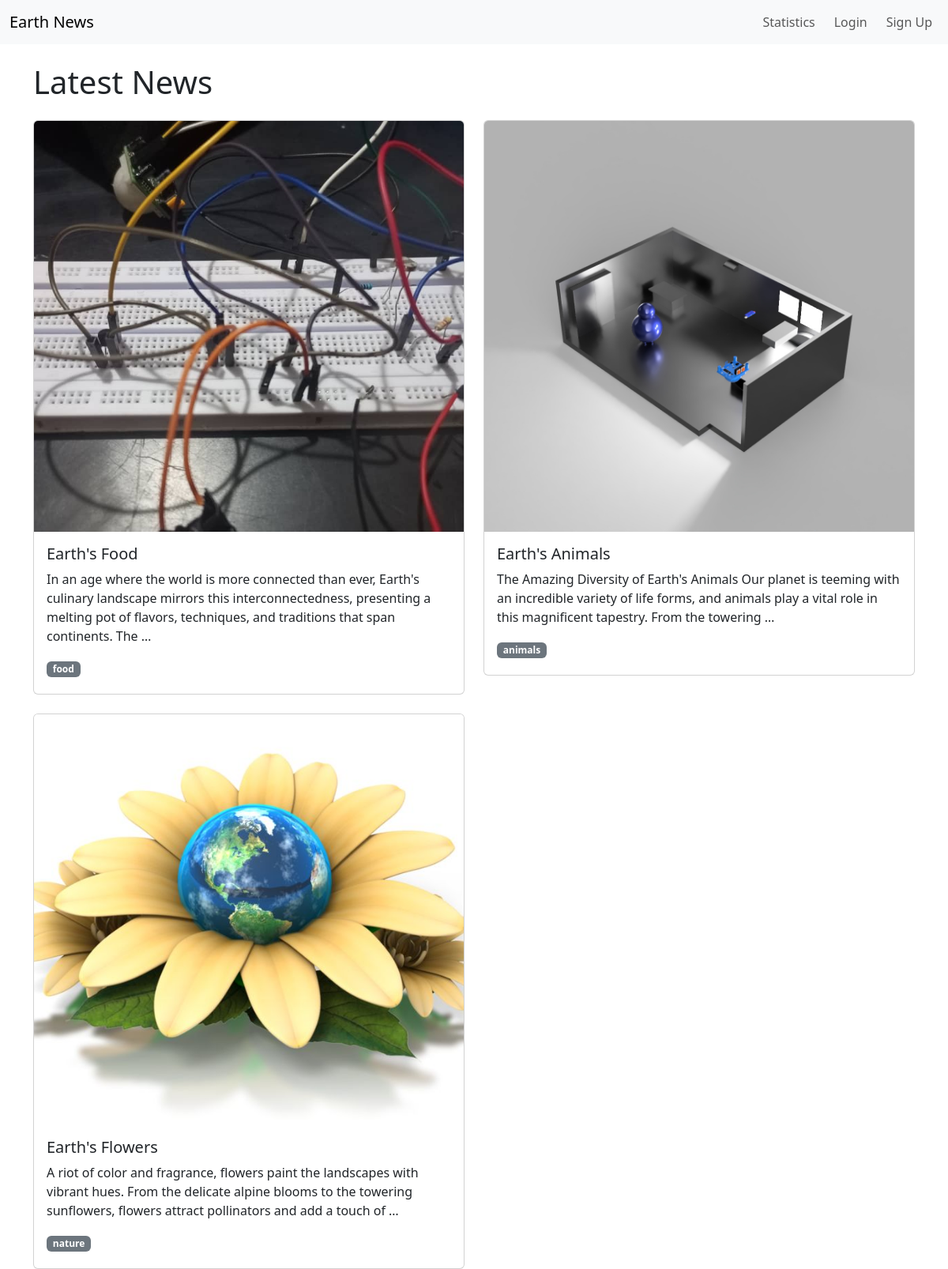
The app's page /feed with its own data.
### news/models.py (models this page shows, shortened)
class Article(models.Model):
    title = models.CharField(max_length=100)
    content = models.TextField()
    date = models.DateTimeField(auto_now_add=True)
    image = models.ImageField(upload_to='images/')
    tags = models.ManyToManyField('Tag', related_name='articles', blank=True)
    likes = models.ManyToManyField('Like', related_name='likes', blank=True)
    dislikes = models.ManyToManyField('DisLike', related_name='dislikes', blank=True)
    views = models.IntegerField(default=0)

class Tag(models.Model):
    name = models.CharField(max_length=100)
    views = models.IntegerField(default=0)

### news/views.py (the view, shortened to what this page needs)
# urls.py: path('feed',views.feed,name='feed'),
def feed(request):
    articles = Article.objects.all()[:3]
    return render(request, 'news/feed.html', {'articles': articles})

### templates/news/feed.html (shortened to what this page needs)
{% extends 'base.html' %} {% block content %}
<div class="container mt-4">
  <h1 class="mb-4">Latest News</h1>
  <div id="articles-container" class="row row-cols-1 row-cols-md-2 g-4">
    {% for news in articles %}
    <div class="col">
      <div class="card custom-card">
        <a
          href="{% url 'article' news.id %}"
          class="text-decoration-none text-dark"
        >
          <img
            src="{{news.image.url}}"
            class="card-img-top custom-card-img"
            alt="News Image"
          />
        </a>
        <div class="card-body">
          <h5 class="card-title">{{news.title}}</h5>
          <p class="card-text">{{news.content | truncatewords:30}}</p>
          <div class="news-tags">
            {% for tag in news.tags.all %}
            <a href="{% url 'articles_by_tag' tag.name %}">
              <span class="badge bg-secondary">{{ tag.name }}</span>
            </a>
            {% endfor %}
          </div>
        </div>
      </div>
    </div>
    {% endfor %}
  </div>
</div>
{% endblock %}

### templates/base.html (shortened to what this page needs)
{% load static %}
<!DOCTYPE html>
<html lang="en">
  <head>
    <link rel="stylesheet" href="{% static 'css/newsstyles.css' %}" />
    <link
      href="https://cdn.jsdelivr.net/npm/bootstrap@5.3.3/dist/css/bootstrap.min.css"
      rel="stylesheet"
    />
  </head>
  <body>
    <header>
      <nav class="navbar navbar-expand-lg navbar-light bg-light">
        <div class="container-fluid">
          <a class="navbar-brand" href="/">Earth News</a>
          <div class="collapse navbar-collapse" id="navbarNav">
            <ul class="navbar-nav ms-2">
              <li class="nav-item">
                <a class="nav-link" href="{% url 'statistics' %}">Statistics</a>
              </li>
            </ul>
            {% if user.is_authenticated %}
            <ul class="navbar-nav ms-2">
              <li class="nav-item">
                <a class="nav-link" href="{% url 'feed' %}">Feed</a>
              </li>
              <li class="nav-item">
                <a class="nav-link" href="#">{{ user.get_username }}</a>
              </li>
              <li class="nav-item">
                <a class="nav-link" href="{% url 'account_logout' %}">Logout</a>
              </li>
            </ul>
            {% else %}
            <ul class="navbar-nav ms-2">
              <li class="nav-item">
                <a
                  class="nav-link btn btn-outline-primary me-2"
                  href="{% url 'account_login' %}"
                  >Login</a
                >
              </li>
              <li class="nav-item">
                <a
                  class="nav-link btn btn-primary"
                  href="{% url 'account_signup' %}"
                  >Sign Up</a
                >
              </li>
            </ul>
            {% endif %}
          </div>
        </div>
      </nav>
    </header>
    {% block content %}{% endblock %}
  </body>
</html>

### static/css/newsstyles.css (style rules this page uses)
.custom-card-img { min-height: 520px !important; object-fit: cover; }
.custom-card { min-height: 700px; }
.news-tags span.badge { margin-right: 5px; margin-bottom: 5px; }

### records on screen
Article: image (picture), title "Earth's Food", content "In an age where the world is more connected than ever, Earth's culinary landscape mirrors this interconnectedness, presenting a melting pot of flavors, techniques, and traditions that span continents. The …"
Tag: name "food"
Article: image (picture), title "Earth's Animals", content "The Amazing Diversity of Earth's Animals Our planet is teeming with an incredible variety of life forms, and animals play a vital role in this magnificent tapestry. From the towering …"
Tag: name "animals"
Article: image (picture), title "Earth's Flowers", content "A riot of color and fragrance, flowers paint the landscapes with vibrant hues. From the delicate alpine blooms to the towering sunflowers, flowers attract pollinators and add a touch of …"
Tag: name "nature"
